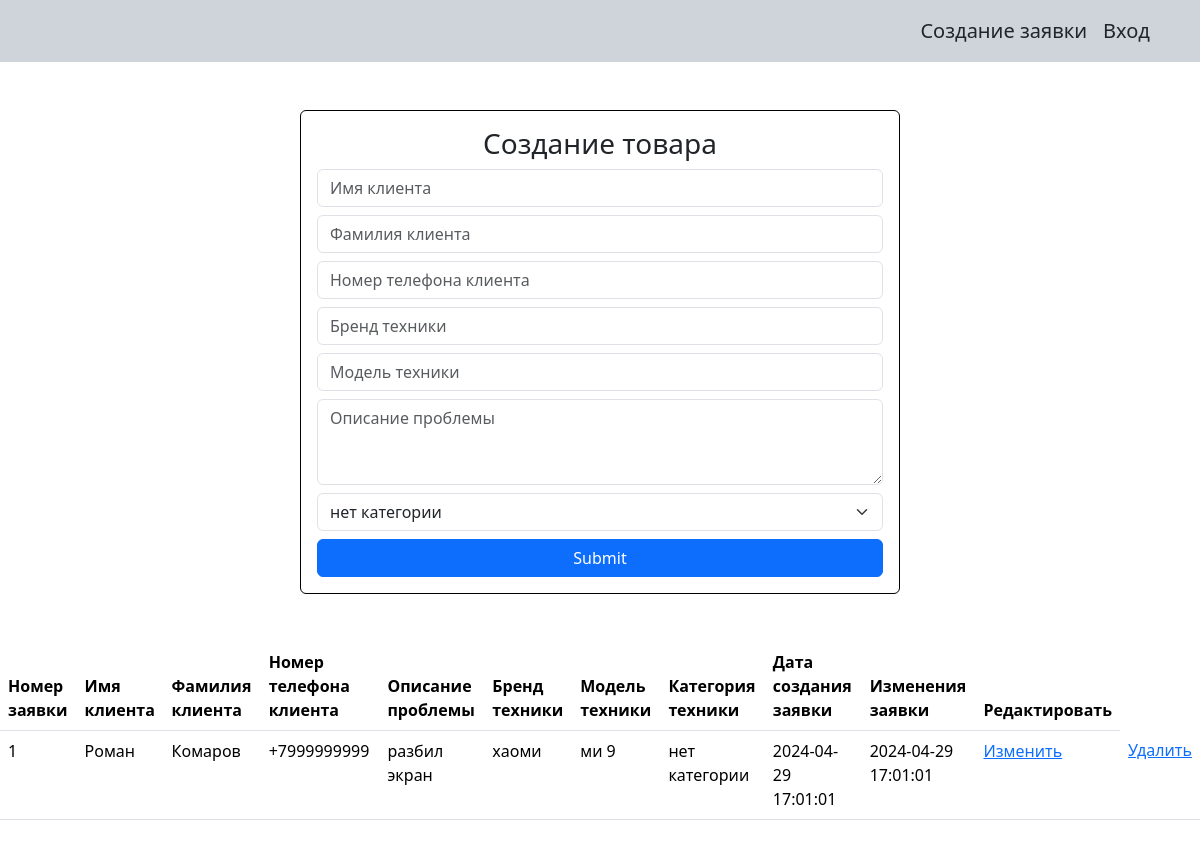
The page /application/index.php on the database its author committed.
### tables this page shows
CREATE TABLE `application` (
  `id` int NOT NULL,
  `name` varchar(255) NOT NULL,
  `sur_name` varchar(255) NOT NULL,
  `phone` varchar(255) NOT NULL,
  `brand` varchar(255) NOT NULL,
  `model` varchar(255) NOT NULL,
  `description` varchar(255) NOT NULL,
  `category_id` int NOT NULL,
  `create_at` datetime NOT NULL DEFAULT CURRENT_TIMESTAMP,
  `update_at` datetime NOT NULL DEFAULT CURRENT_TIMESTAMP
);

CREATE TABLE `category_application` (
  `id` int NOT NULL,
  `name` varchar(255) NOT NULL,
  `create_at` datetime NOT NULL DEFAULT CURRENT_TIMESTAMP,
  `update_at` datetime NOT NULL DEFAULT CURRENT_TIMESTAMP
);

### application/index.php (the view, shortened to what this page needs)
<?php
require_once "../linkBd.php";
include_once "../view/header.php";
$categorys_appl=$link->query("SELECT * FROM `category_application`");
$applications=$link->query("SELECT * FROM `application`");
?>
<main class="py-5">
    <section >
        <div class="container">
            <div class="card border-black mx-auto p-3" style="max-width: 600px">
                <h3 class="d-flex justify-content-center">Создание товара</h3>
                <form action="/controller/application/create.php" class=" d-flex flex-column gap-2" method="post" enctype="multipart/form-data">
                    <input  type="text" name="name" placeholder="Имя клиента" class="form-control">
                    <input type="text" name="sur_name" placeholder="Фамилия клиента" class="form-control">
                    <input type="tel" name="phone" placeholder="Номер телефона клиента" class="form-control">
                    <input type="text" name="brand" placeholder="Бренд техники" class="form-control">
                    <input type="text" name="model" placeholder="Модель техники" class="form-control">
                    <textarea class="form-control" name="description" id="exampleFormControlTextarea1" rows="3" placeholder="Описание проблемы"></textarea>
                    <select name="category_id" class="form-select">
                        <?php foreach ($categorys_appl as $category):?>
                            <option value="<?= $category["id"]?>">
                                <?= $category["name"]?>
                            </option>
                        <?php endforeach;?>
                    </select>
                    <input type="submit" class="btn btn-primary" name="reg_appli">
                </form>
            </div>
        </div>
    </section>
    <section class="py-5">
        <table class="table">
            <thead>
            <tr>
                <th>Номер заявки</th>
                <th>Имя клиента</th>
                <th>Фамилия клиента</th>
                <th>Номер телефона клиента</th>
                <th>Описание проблемы</th>
                <th>Бренд техники</th>
                <th>Модель техники</th>
                <th>Категория техники</th>
                <th>Дата создания заявки</th>
                <th>Изменения заявки</th>
                <th>Редактировать</th>
            </tr>
            </thead>
            <tbody>
            <?php foreach ($applications as $application):?>
                <?php $category=$link->query("SELECT * FROM `category_application` where id='$application[category_id]'")->fetch_array(ASSERT_ACTIVE)?>
                <tr>
                    <td><?=$application["id"]?></td>
                    <td><?=$application["name"]?></td>
                    <td><?=$application["sur_name"]?></td>
                    <td><?=$application["phone"]?></td>
                    <td><?=$application["description"]?></td>
                    <td><?=$application["brand"]?></td>
                    <td><?=$application["model"]?></td>
                    <?php if ($application['category_id'] >=1 ):?>
                        <td><?=$category['name']?></td>
                    <?php else:?>
                        <td>У заявки нет категории</td>
                    <?php endif;?>
                    <td><?=$application["create_at"]?></td>
                    <td><?=$application["update_at"]?></td>
                    <td><a href="/update_prod/?application_id=<?=$application["id"]?>">Изменить</a></td>
                    <td><a href="/controller/application/dalete.php?application_id=<?=$application["id"]?>">Удалить</a></td>
                </tr>
            <?php endforeach;?>
            </tbody>
        </table>
    </section>
</main>

### view/header.php (shortened to what this page needs)
<!doctype html>
<html lang="en">
<head>
    <link href="https://cdn.jsdelivr.net/npm/bootstrap@5.3.3/dist/css/bootstrap.min.css" rel="stylesheet">
</head>
<body>
<header>
    <nav class="navbar navbar-expand bg-dark-subtle">
        <div class="container">
            <div class="justify-content-end fs-5 collapse navbar-collapse" >
                <ul class="navbar-nav menu-desktop" style="align-items: center">
                    <li>
                        <a href="/application/index.php" class="nav-link text-dark d-flex gap-3 link-hover-class" style="align-items: center">Создание заявки</a>
                    </li>
                    <?php if(empty($_SESSION['user_id'])):?>
                        <li class="nav-item"><a href="/login/index.php" class="nav-link text-dark">Вход</a></li>
                    <?php endif;?>
                </ul>
            </div>
		  </div>
    </nav>
</header>

### rows shown on the page
application: id "1", name "Роман", sur_name "Комаров", phone "+7999999999", description "разбил экран", brand "хаоми", model "ми 9", category_application.name "нет категории", create_at "2024-04-29 17:01:01", update_at "2024-04-29 17:01:01"

### other values the page prints
form field category_id "нет категории"
